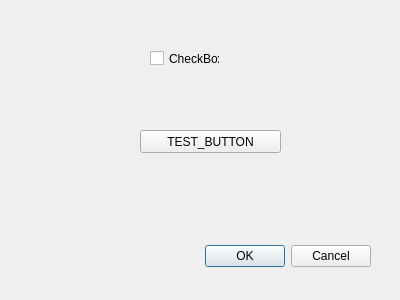
<?xml version="1.0" encoding="UTF-8"?>
<ui version="4.0">
 <class>Dialog</class>
 <widget class="QDialog" name="Dialog">
  <property name="geometry">
   <rect>
    <x>0</x>
    <y>0</y>
    <width>400</width>
    <height>300</height>
   </rect>
  </property>
  <property name="windowTitle">
   <string>Dialog</string>
  </property>
  <widget class="QDialogButtonBox" name="buttonBox">
   <property name="geometry">
    <rect>
     <x>30</x>
     <y>240</y>
     <width>341</width>
     <height>32</height>
    </rect>
   </property>
   <property name="orientation">
    <enum>Qt::Horizontal</enum>
   </property>
   <property name="standardButtons">
    <set>QDialogButtonBox::Cancel|QDialogButtonBox::Ok</set>
   </property>
  </widget>
  <widget class="QPushButton" name="pushButton">
   <property name="geometry">
    <rect>
     <x>140</x>
     <y>130</y>
     <width>141</width>
     <height>23</height>
    </rect>
   </property>
   <property name="text">
    <string>TEST_BUTTON</string>
   </property>
  </widget>
  <widget class="QCheckBox" name="checkBox">
   <property name="geometry">
    <rect>
     <x>150</x>
     <y>50</y>
     <width>70</width>
     <height>17</height>
    </rect>
   </property>
   <property name="text">
    <string>CheckBox</string>
   </property>
  </widget>
 </widget>
 <resources/>
 <connections>
  <connection>
   <sender>buttonBox</sender>
   <signal>accepted()</signal>
   <receiver>Dialog</receiver>
   <slot>accept()</slot>
   <hints>
    <hint type="sourcelabel">
     <x>248</x>
     <y>254</y>
    </hint>
    <hint type="destinationlabel">
     <x>157</x>
     <y>274</y>
    </hint>
   </hints>
  </connection>
  <connection>
   <sender>buttonBox</sender>
   <signal>rejected()</signal>
   <receiver>Dialog</receiver>
   <slot>reject()</slot>
   <hints>
    <hint type="sourcelabel">
     <x>316</x>
     <y>260</y>
    </hint>
    <hint type="destinationlabel">
     <x>286</x>
     <y>274</y>
    </hint>
   </hints>
  </connection>
 </connections>
</ui>
